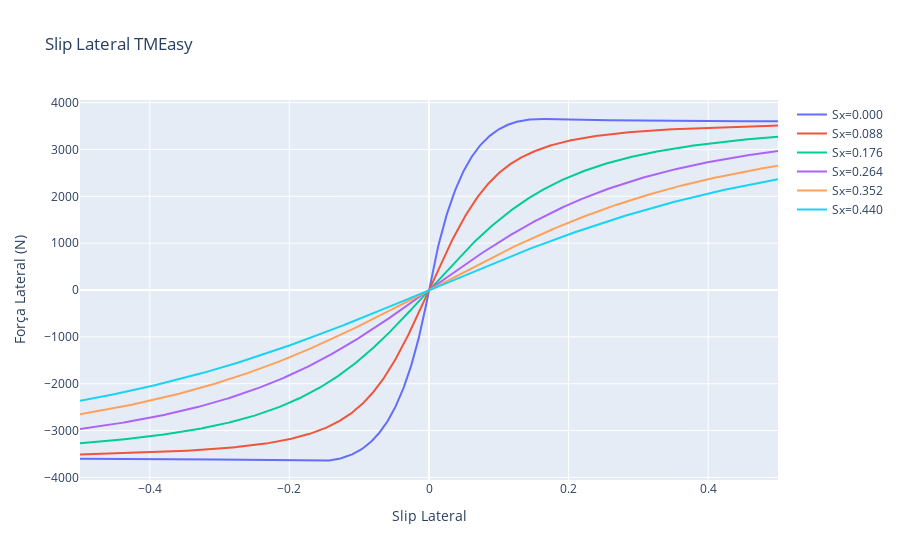

Here is the notebook cell this chart was saved with:
### Code cell
Sy = np.linspace(-0.5, 0.5, 1001)
Fz = 3500
sx = [0, 0.088, 0.176, 0.264, 0.352, 0.44]
forces = []
for slipx in sx:
    Fy = [TMEasy.get_tire_forces(slipx, Sy[i], Fz)[1] for i in range(len(Sy))]
    forces.append(Function(Sy, Fy, 'Slip Lateral', 'Força Lateral (N)', name='Sx={:.3F}'.format(slipx)))
forces[0].comparaNPlots2(forces[1:], title='Slip Lateral TMEasy')

### Figure 1 — Plotly figure (JSON) as saved in the notebook; plotly's stock layout.template omitted (floating-point values rounded to 4 significant figures; data arrays with more than 128 entries replaced by an {"elided": "..."} marker saying what was removed)
{"data": [{"name": "Sx=0.000", "type": "scatter", "x": {"elided": "1001 float values"}, "y": {"elided": "1001 float values"}}, {"name": "Sx=0.088", "type": "scatter", "x": {"elided": "1001 float values"}, "y": {"elided": "1001 float values"}}, {"name": "Sx=0.176", "type": "scatter", "x": {"elided": "1001 float values"}, "y": {"elided": "1001 float values"}}, {"name": "Sx=0.264", "type": "scatter", "x": {"elided": "1001 float values"}, "y": {"elided": "1001 float values"}}, {"name": "Sx=0.352", "type": "scatter", "x": {"elided": "1001 float values"}, "y": {"elided": "1001 float values"}}, {"name": "Sx=0.440", "type": "scatter", "x": {"elided": "1001 float values"}, "y": {"elided": "1001 float values"}}], "layout": {"title": {"text": "Slip Lateral TMEasy"}, "xaxis": {"title": {"text": "Slip Lateral"}}, "yaxis": {"title": {"text": "Força Lateral (N)"}}}}
